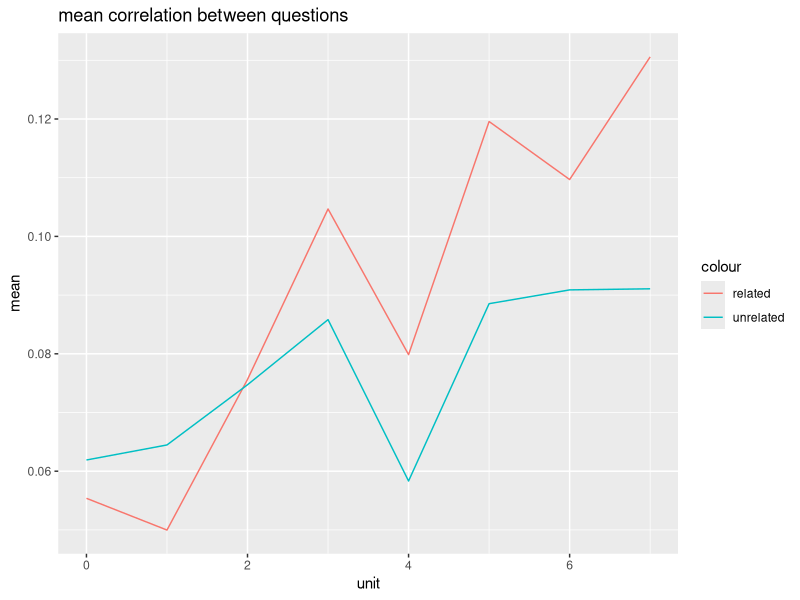
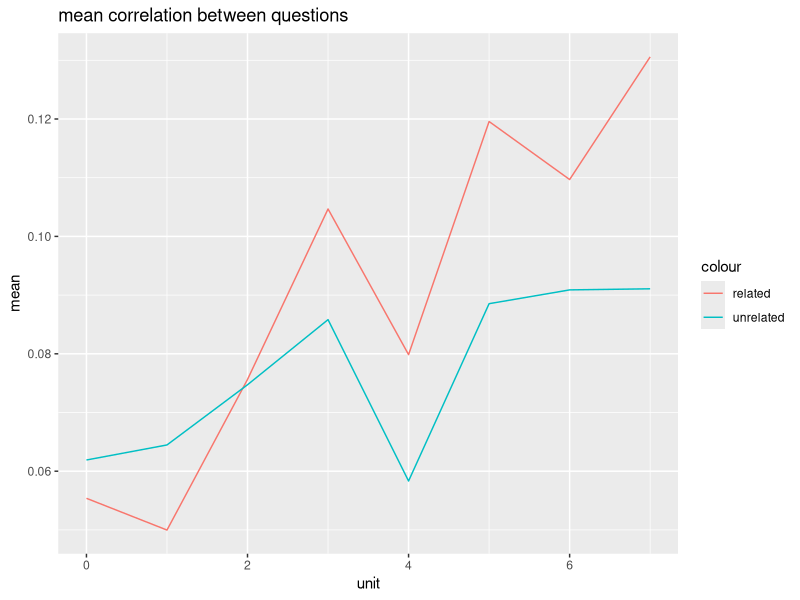

Recreate these plots in R, in order.
# Define functions.
printf <- function(...) invisible(print(sprintf(...)))
library(ggplot2)

# Read the data.
#toRm = c("Q4Q07_corr", "Q4Q13_corr")
dataWithNames<- read.csv('combinednodropna.csv', h=T) # Headers = True.

#remove user id's
data <- dataWithNames[-1]

# remove values with std of zero

toRm = c()
#check for std of 0
for (d in names(data)){
    s = sd(data[[d]], na.rm = TRUE)
    if (s == 0){
        print(d)
        toRm = c(toRm, d)
    }
}
data <- data[,!(names(data)) %in% toRm]

#quizData <- data[,grep(sprintf("^Q%dQ[0-9][0-9]_corr$",4),names(data))]
#testData <- data[,-(1:(20 * 8-2))]
#ncol(quizData)
#View(quizData)

units = c(0,1,2,3,4,5,6,7)
#units = c(4,5,6)
#quizData <- data[,1:(20*8-2)]
#testData <- data[,-(1:(20 * 8-2))]

#calulate Correlation matrix

correlationMatrix = cor(data, use = "na.or.complete")


#find how correlations compare.
correlationSums <- (apply(correlationMatrix, 2, sum )) -1
correlationMeans <- correlationSums / (ncol(data) - 1 )
#View(correlationMeans)
#print(mean(correlationMeans))


#now lets compare the quize to the test
quizCol <- correlationMatrix[,1:(20 * 8-2)]
testRow <- quizCol[-(1:(20 * 8-2)), ]
#View(testRow)
df <- data.frame(vector = numeric(), unit = numeric())
linedata <- data.frame(unit = numeric(), same = numeric(), others = numeric(), diff = numeric())
units = c(0,1,2,3,4,5,6,7)
for (i in units){
    questionsInUnit <- testRow[,grep(sprintf("^Q%dQ[0-9][0-9]_corr$",i),names(data))]
    t <- questionsInUnit[(1:5) + 5 * i,]
    f <- questionsInUnit[-((1:5) + 5 * i),]
    corInUnit <- mean(t)
    corOutUnit <- mean(f)
    printf("mean correlation of week %d quiz to week %d test questions: %f", i, i, corInUnit)
    printf("max  correlation of week %d quiz to week %d test questions: %f", i, i, max(t))
    printf("mean correlation of week %d quiz to other test questions: %f", i, corOutUnit)
    printf("max  correlation of week %d quiz to other test questions: %f", i, max(f))
    printf("the diffence of correlation: %f", corInUnit - corOutUnit)
    #View(t)
    #Sys.sleep(1200)
    df <- rbind(df, data.frame(vector= as.vector(t), unit=i))
    linedata <- rbind(linedata, data.frame(unit = i, same = mean(t), other = mean(f), diff = corInUnit - corOutUnit))
}
ggplot(linedata, aes(unit)) + 
  geom_line(aes(y = same, colour = "related")) + 
  geom_line(aes(y = other, colour = "unrelated")) +
  ylab("mean") +
  ggtitle("mean correlation between questions")
ggsave('correlationlines.pdf')

#make graphs

